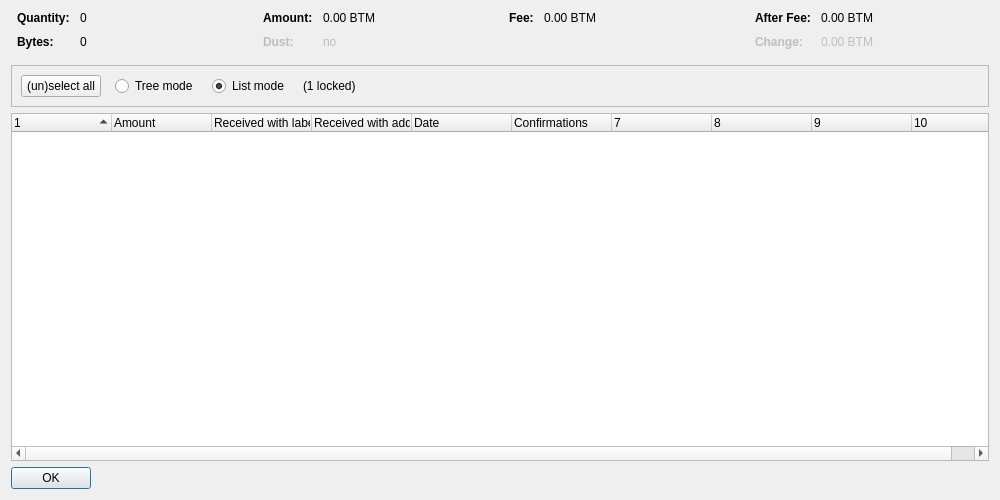
<?xml version="1.0" encoding="UTF-8"?>
<ui version="4.0">
 <class>CoinControlDialog</class>
 <widget class="QDialog" name="CoinControlDialog">
  <property name="geometry">
   <rect>
    <x>0</x>
    <y>0</y>
    <width>1000</width>
    <height>500</height>
   </rect>
  </property>
  <property name="windowTitle">
   <string>Coin Selection</string>
  </property>
  <layout class="QVBoxLayout" name="verticalLayout">
   <item>
    <layout class="QHBoxLayout" name="horizontalLayoutTop" stretch="0,0,0,0">
     <property name="topMargin">
      <number>0</number>
     </property>
     <property name="bottomMargin">
      <number>10</number>
     </property>
     <item>
      <layout class="QFormLayout" name="formLayoutCoinControl1">
       <property name="horizontalSpacing">
        <number>10</number>
       </property>
       <property name="verticalSpacing">
        <number>10</number>
       </property>
       <property name="leftMargin">
        <number>6</number>
       </property>
       <property name="rightMargin">
        <number>6</number>
       </property>
       <item row="0" column="0">
        <widget class="QLabel" name="labelCoinControlQuantityText">
         <property name="font">
          <font>
           <weight>75</weight>
           <bold>true</bold>
          </font>
         </property>
         <property name="text">
          <string>Quantity:</string>
         </property>
        </widget>
       </item>
       <item row="0" column="1">
        <widget class="QLabel" name="labelCoinControlQuantity">
         <property name="cursor">
          <cursorShape>IBeamCursor</cursorShape>
         </property>
         <property name="contextMenuPolicy">
          <enum>Qt::ActionsContextMenu</enum>
         </property>
         <property name="text">
          <string notr="true">0</string>
         </property>
         <property name="textInteractionFlags">
          <set>Qt::LinksAccessibleByMouse|Qt::TextSelectableByKeyboard|Qt::TextSelectableByMouse</set>
         </property>
        </widget>
       </item>
       <item row="1" column="0">
        <widget class="QLabel" name="labelCoinControlBytesText">
         <property name="font">
          <font>
           <weight>75</weight>
           <bold>true</bold>
          </font>
         </property>
         <property name="text">
          <string>Bytes:</string>
         </property>
        </widget>
       </item>
       <item row="1" column="1">
        <widget class="QLabel" name="labelCoinControlBytes">
         <property name="cursor">
          <cursorShape>IBeamCursor</cursorShape>
         </property>
         <property name="contextMenuPolicy">
          <enum>Qt::ActionsContextMenu</enum>
         </property>
         <property name="text">
          <string notr="true">0</string>
         </property>
         <property name="textInteractionFlags">
          <set>Qt::LinksAccessibleByMouse|Qt::TextSelectableByKeyboard|Qt::TextSelectableByMouse</set>
         </property>
        </widget>
       </item>
      </layout>
     </item>
     <item>
      <layout class="QFormLayout" name="formLayoutCoinControl2">
       <property name="horizontalSpacing">
        <number>10</number>
       </property>
       <property name="verticalSpacing">
        <number>10</number>
       </property>
       <property name="leftMargin">
        <number>6</number>
       </property>
       <property name="rightMargin">
        <number>6</number>
       </property>
       <item row="0" column="0">
        <widget class="QLabel" name="labelCoinControlAmountText">
         <property name="font">
          <font>
           <weight>75</weight>
           <bold>true</bold>
          </font>
         </property>
         <property name="text">
          <string>Amount:</string>
         </property>
        </widget>
       </item>
       <item row="0" column="1">
        <widget class="QLabel" name="labelCoinControlAmount">
         <property name="cursor">
          <cursorShape>IBeamCursor</cursorShape>
         </property>
         <property name="contextMenuPolicy">
          <enum>Qt::ActionsContextMenu</enum>
         </property>
         <property name="text">
          <string notr="true">0.00 BTM</string>
         </property>
         <property name="textInteractionFlags">
          <set>Qt::LinksAccessibleByMouse|Qt::TextSelectableByKeyboard|Qt::TextSelectableByMouse</set>
         </property>
        </widget>
       </item>
       <item row="1" column="0">
        <widget class="QLabel" name="labelCoinControlLowOutputText">
         <property name="enabled">
          <bool>false</bool>
         </property>
         <property name="font">
          <font>
           <weight>75</weight>
           <bold>true</bold>
          </font>
         </property>
         <property name="text">
          <string>Dust:</string>
         </property>
        </widget>
       </item>
       <item row="1" column="1">
        <widget class="QLabel" name="labelCoinControlLowOutput">
         <property name="enabled">
          <bool>false</bool>
         </property>
         <property name="cursor">
          <cursorShape>IBeamCursor</cursorShape>
         </property>
         <property name="contextMenuPolicy">
          <enum>Qt::ActionsContextMenu</enum>
         </property>
         <property name="text">
          <string notr="true">no</string>
         </property>
         <property name="textInteractionFlags">
          <set>Qt::LinksAccessibleByMouse|Qt::TextSelectableByKeyboard|Qt::TextSelectableByMouse</set>
         </property>
        </widget>
       </item>
      </layout>
     </item>
     <item>
      <layout class="QFormLayout" name="formLayoutCoinControl3">
       <property name="horizontalSpacing">
        <number>10</number>
       </property>
       <property name="verticalSpacing">
        <number>10</number>
       </property>
       <property name="leftMargin">
        <number>6</number>
       </property>
       <property name="rightMargin">
        <number>6</number>
       </property>
       <item row="0" column="0">
        <widget class="QLabel" name="labelCoinControlFeeText">
         <property name="font">
          <font>
           <weight>75</weight>
           <bold>true</bold>
          </font>
         </property>
         <property name="text">
          <string>Fee:</string>
         </property>
        </widget>
       </item>
       <item row="0" column="1">
        <widget class="QLabel" name="labelCoinControlFee">
         <property name="cursor">
          <cursorShape>IBeamCursor</cursorShape>
         </property>
         <property name="contextMenuPolicy">
          <enum>Qt::ActionsContextMenu</enum>
         </property>
         <property name="text">
          <string notr="true">0.00 BTM</string>
         </property>
         <property name="textInteractionFlags">
          <set>Qt::LinksAccessibleByMouse|Qt::TextSelectableByKeyboard|Qt::TextSelectableByMouse</set>
         </property>
        </widget>
       </item>
      </layout>
     </item>
     <item>
      <layout class="QFormLayout" name="formLayoutCoinControl4">
       <property name="horizontalSpacing">
        <number>10</number>
       </property>
       <property name="verticalSpacing">
        <number>10</number>
       </property>
       <property name="leftMargin">
        <number>6</number>
       </property>
       <property name="rightMargin">
        <number>6</number>
       </property>
       <item row="0" column="0">
        <widget class="QLabel" name="labelCoinControlAfterFeeText">
         <property name="font">
          <font>
           <weight>75</weight>
           <bold>true</bold>
          </font>
         </property>
         <property name="text">
          <string>After Fee:</string>
         </property>
        </widget>
       </item>
       <item row="0" column="1">
        <widget class="QLabel" name="labelCoinControlAfterFee">
         <property name="cursor">
          <cursorShape>IBeamCursor</cursorShape>
         </property>
         <property name="contextMenuPolicy">
          <enum>Qt::ActionsContextMenu</enum>
         </property>
         <property name="text">
          <string notr="true">0.00 BTM</string>
         </property>
         <property name="textInteractionFlags">
          <set>Qt::LinksAccessibleByMouse|Qt::TextSelectableByKeyboard|Qt::TextSelectableByMouse</set>
         </property>
        </widget>
       </item>
       <item row="1" column="0">
        <widget class="QLabel" name="labelCoinControlChangeText">
         <property name="enabled">
          <bool>false</bool>
         </property>
         <property name="font">
          <font>
           <weight>75</weight>
           <bold>true</bold>
          </font>
         </property>
         <property name="text">
          <string>Change:</string>
         </property>
        </widget>
       </item>
       <item row="1" column="1">
        <widget class="QLabel" name="labelCoinControlChange">
         <property name="enabled">
          <bool>false</bool>
         </property>
         <property name="cursor">
          <cursorShape>IBeamCursor</cursorShape>
         </property>
         <property name="contextMenuPolicy">
          <enum>Qt::ActionsContextMenu</enum>
         </property>
         <property name="text">
          <string notr="true">0.00 BTM</string>
         </property>
         <property name="textInteractionFlags">
          <set>Qt::LinksAccessibleByMouse|Qt::TextSelectableByKeyboard|Qt::TextSelectableByMouse</set>
         </property>
        </widget>
       </item>
      </layout>
     </item>
    </layout>
   </item>
   <item>
    <widget class="QFrame" name="frame">
     <property name="minimumSize">
      <size>
       <width>0</width>
       <height>40</height>
      </size>
     </property>
     <property name="frameShape">
      <enum>QFrame::StyledPanel</enum>
     </property>
     <property name="frameShadow">
      <enum>QFrame::Sunken</enum>
     </property>
     <layout class="QHBoxLayout" name="horizontalLayout">
      <item>
       <layout class="QHBoxLayout" name="horizontalLayoutPanel" stretch="0,0,0,0,0">
        <property name="spacing">
         <number>14</number>
        </property>
        <item>
         <widget class="QPushButton" name="pushButtonSelectAll">
          <property name="sizePolicy">
           <sizepolicy hsizetype="Maximum" vsizetype="Fixed">
            <horstretch>0</horstretch>
            <verstretch>0</verstretch>
           </sizepolicy>
          </property>
          <property name="text">
           <string>(un)select all</string>
          </property>
          <property name="autoDefault">
           <bool>false</bool>
          </property>
         </widget>
        </item>
        <item>
         <widget class="QRadioButton" name="radioTreeMode">
          <property name="sizePolicy">
           <sizepolicy hsizetype="Maximum" vsizetype="Fixed">
            <horstretch>0</horstretch>
            <verstretch>0</verstretch>
           </sizepolicy>
          </property>
          <property name="text">
           <string>Tree mode</string>
          </property>
         </widget>
        </item>
        <item>
         <widget class="QRadioButton" name="radioListMode">
          <property name="sizePolicy">
           <sizepolicy hsizetype="Maximum" vsizetype="Fixed">
            <horstretch>0</horstretch>
            <verstretch>0</verstretch>
           </sizepolicy>
          </property>
          <property name="text">
           <string>List mode</string>
          </property>
          <property name="checked">
           <bool>true</bool>
          </property>
         </widget>
        </item>
        <item>
         <widget class="QLabel" name="labelLocked">
          <property name="text">
           <string notr="true">(1 locked)</string>
          </property>
         </widget>
        </item>
        <item>
         <spacer name="horizontalSpacer">
          <property name="orientation">
           <enum>Qt::Horizontal</enum>
          </property>
          <property name="sizeHint" stdset="0">
           <size>
            <width>40</width>
            <height>20</height>
           </size>
          </property>
         </spacer>
        </item>
       </layout>
      </item>
     </layout>
    </widget>
   </item>
   <item>
    <widget class="CoinControlTreeWidget" name="treeWidget">
     <property name="contextMenuPolicy">
      <enum>Qt::CustomContextMenu</enum>
     </property>
     <property name="sortingEnabled">
      <bool>false</bool>
     </property>
     <property name="columnCount">
      <number>10</number>
     </property>
     <attribute name="headerShowSortIndicator" stdset="0">
      <bool>true</bool>
     </attribute>
     <attribute name="headerStretchLastSection">
      <bool>false</bool>
     </attribute>
     <column>
      <property name="text">
       <string/>
      </property>
     </column>
     <column>
      <property name="text">
       <string>Amount</string>
      </property>
     </column>
     <column>
      <property name="text">
       <string>Received with label</string>
      </property>
     </column>
     <column>
      <property name="text">
       <string>Received with address</string>
      </property>
     </column>
     <column>
      <property name="text">
       <string>Date</string>
      </property>
     </column>
     <column>
      <property name="text">
       <string>Confirmations</string>
      </property>
      <property name="toolTip">
       <string>Confirmed</string>
      </property>
     </column>
     <column>
      <property name="text">
       <string/>
      </property>
     </column>
     <column>
      <property name="text">
       <string/>
      </property>
     </column>
     <column>
      <property name="text">
       <string/>
      </property>
     </column>
     <column>
      <property name="text">
       <string/>
      </property>
     </column>
    </widget>
   </item>
   <item>
    <widget class="QDialogButtonBox" name="buttonBox">
     <property name="sizePolicy">
      <sizepolicy hsizetype="Maximum" vsizetype="Fixed">
       <horstretch>0</horstretch>
       <verstretch>0</verstretch>
      </sizepolicy>
     </property>
     <property name="orientation">
      <enum>Qt::Horizontal</enum>
     </property>
     <property name="standardButtons">
      <set>QDialogButtonBox::Ok</set>
     </property>
    </widget>
   </item>
  </layout>
 </widget>
 <customwidgets>
  <customwidget>
   <class>CoinControlTreeWidget</class>
   <extends>QTreeWidget</extends>
   <header>qt/coincontroltreewidget.h</header>
  </customwidget>
 </customwidgets>
 <resources/>
 <connections/>
</ui>
